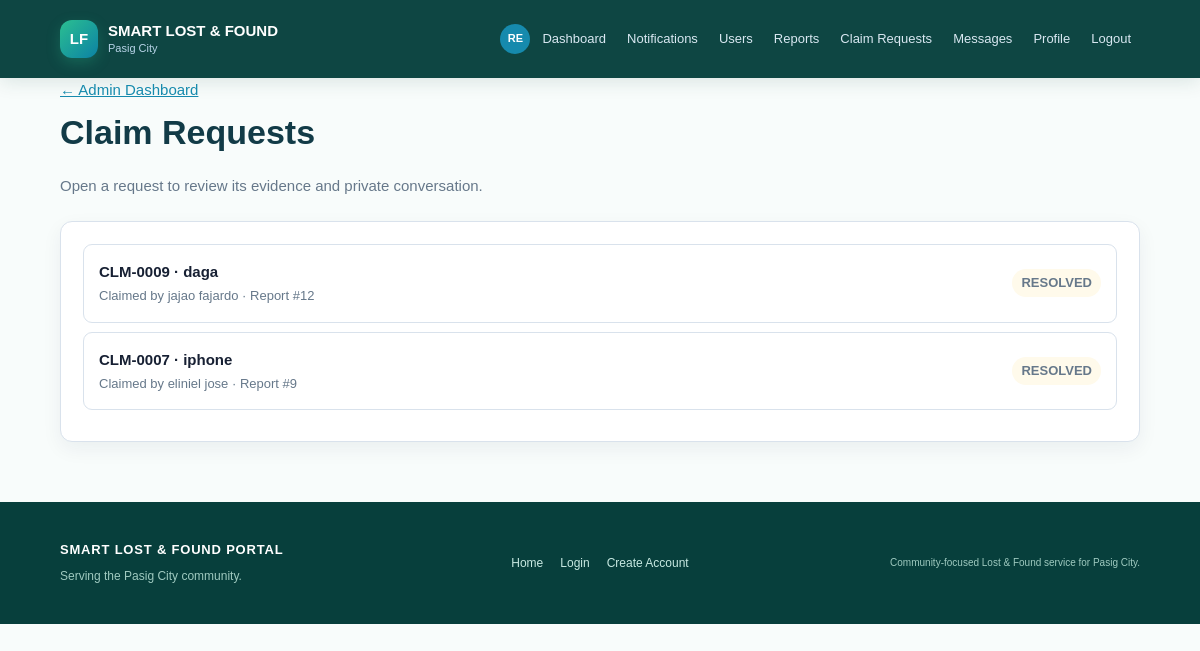
Screenshot of /admin/claims (signed in) with the database file from the repository.
### tables this page shows
CREATE TABLE claims (id INTEGER PRIMARY KEY AUTOINCREMENT, item_id INTEGER NOT NULL, claimant_id INTEGER NOT NULL, proof TEXT, status TEXT NOT NULL DEFAULT 'PENDING', admin_notes TEXT, created_at TEXT DEFAULT CURRENT_TIMESTAMP, reviewed_at TEXT, reason TEXT, proof_filename TEXT, id_filename TEXT, updated_at TEXT, release_barangay TEXT, release_location TEXT, release_instructions TEXT, required_documents TEXT, coordination_contact TEXT, FOREIGN KEY(item_id) REFERENCES items(id), FOREIGN KEY(claimant_id) REFERENCES users(id));

CREATE TABLE items (id INTEGER PRIMARY KEY AUTOINCREMENT, user_id INTEGER NOT NULL, item_type TEXT NOT NULL, item_name TEXT NOT NULL, category TEXT NOT NULL, location TEXT NOT NULL, item_date TEXT NOT NULL, item_time TEXT, color TEXT, description TEXT, status TEXT NOT NULL DEFAULT 'ACTIVE', created_at TEXT DEFAULT CURRENT_TIMESTAMP, additional_details TEXT, contact_info TEXT, image_filename TEXT, updated_at TEXT, specific_location TEXT, review_notes TEXT, FOREIGN KEY(user_id) REFERENCES users(id));

CREATE TABLE users (id INTEGER PRIMARY KEY AUTOINCREMENT, username TEXT UNIQUE NOT NULL, email TEXT UNIQUE NOT NULL, password_hash TEXT NOT NULL, role TEXT NOT NULL DEFAULT 'STUDENT', full_name TEXT, student_id TEXT, security_question TEXT, security_answer_hash TEXT, account_status TEXT DEFAULT 'ACTIVE', created_at TEXT, profile_picture TEXT, theme_preference TEXT DEFAULT 'light');

### main.py (the view)
@app.route("/admin/claims")
def admin_claims():
    if (blocked := admin_required()):
        return blocked
    conn = get_connection()
    claims = conn.execute(
        "SELECT claims.*,items.item_name,items.id AS report_id,users.full_name,users.email,users.profile_picture "
        "FROM claims JOIN items ON items.id=claims.item_id JOIN users ON users.id=claims.claimant_id ORDER BY claims.id DESC"
    ).fetchall()
    conn.close()
    return render_template("admin_claims.html", claims=claims)

### database.py (called while the page is built)
def get_connection():
    conn = sqlite3.connect(DB_NAME)
    conn.row_factory = sqlite3.Row
    conn.execute("PRAGMA foreign_keys = ON")
    return conn

### main.py (called while the page is built)
def is_admin(user=None):
    return bool(user and str(user["role"]).upper() == "ADMIN")

def current_user():
    user_id = session.get("user_id")
    if not user_id:
        return None
    conn = get_connection()
    user = conn.execute("SELECT * FROM users WHERE id=?", (user_id,)).fetchone()
    conn.close()
    return user

def user_required(message="Please log in to continue."):
    if not session.get("user_id"):
        flash(message, "info")
        return redirect(url_for("login", next=request.path))
    return None

def admin_required():
    blocked = user_required("Please log in as an administrator to continue.")
    if blocked:
        return blocked
    if not is_admin(current_user()):
        abort(403)
    return None

def avatar_url(user):
    filename = user["profile_picture"] if user and "profile_picture" in user.keys() else None
    return url_for("static", filename=f"uploads/avatars/{filename}") if filename else None

def initials(user):
    name = (user["full_name"] if user and "full_name" in user.keys() else "") or "User"
    parts = [part for part in name.split() if part]
    return "".join(part[0] for part in parts[:2]).upper() or "U"

def claim_code(claim_id):
    return f"CLM-{claim_id:04d}"

@app.context_processor
def template_context():
    user = current_user()
    unread = 0
    if user:
        conn = get_connection()
        unread = conn.execute("SELECT COUNT(*) FROM notifications WHERE user_id=? AND is_read=0", (user["id"],)).fetchone()[0]
        conn.close()
    return {
        "current_user": user,
        "categories": CATEGORIES,
        "barangays": BARANGAYS,
        "all_barangays": ALL_BARANGAYS,
        "public_item_image": public_item_image,
        "avatar_url": avatar_url,
        "initials": initials,
        "unread_notifications": unread,
        "claim_code": claim_code,
        "theme": (user["theme_preference"] if user and user["theme_preference"] in ("light", "dark", "system") else "light") if user else "light"
    }

### templates/admin_claims.html
{% extends "base.html" %}{% block title %}Claim Requests | Pasig City{% endblock %}{% block content %}<div class="page-head"><a href="{{ url_for('admin_dashboard') }}">&larr; Admin Dashboard</a><h1>Claim Requests</h1><p class="muted">Open a request to review its evidence and private conversation.</p></div><section class="panel"><div class="click-list">{% for claim in claims %}<a class="click-row" href="{{ url_for('admin_claim_detail',claim_id=claim['id']) }}"><div><b>{{ claim_code(claim['id']) }} &middot; {{ claim['item_name'] }}</b><span>Claimed by {{ claim['full_name'] or claim['email'] }} &middot; Report #{{ claim['report_id'] }}</span></div><span class="status status-pending">{{ claim['status']|title }}</span></a>{% else %}<div class="empty">No claim requests.</div>{% endfor %}</div></section>{% endblock %}

### static/style.css (style rules this page uses)
* { box-sizing:border-box }
body { margin:0;background:#f5f7fa;color:#172033;font:15px/1.55 Arial,Helvetica,sans-serif }
.home-note,.primary-action,.feature-card,.action-card,.panel,.item-card,.admin-row { background:#fff;border:1px solid #d9e2ec;border-radius:12px;box-shadow:0 7px 20px rgba(16,42,67,.06) }
.page-head { margin-bottom:24px }
.page-head h1 { margin:5px 0;font-size:34px }
.muted { color:#66788a }
.panel { padding:22px;margin-bottom:22px }
.badge,.status { display:inline-block;border-radius:999px;padding:4px 9px;font-size:11px;font-weight:800;text-transform:uppercase }
.status-pending,.status-pending-review { color:#b54708;background:#fffaeb }
.back-link,a { color:#168aad }
.click-list { display:flex;flex-direction:column }
.click-row { display:flex;align-items:center;justify-content:space-between;gap:18px;color:#172033;text-decoration:none;border:1px solid #d9e2ec;border-radius:9px;padding:15px;margin-bottom:9px }
.click-row div { display:flex;flex-direction:column;gap:3px }
.click-row span { color:#66788a;font-size:13px }

### static/home.css (style rules this page uses)
:root { --pasig-green: #087f5b; --pasig-green-dark: #075943; --pasig-blue: #087ea4; --pasig-ink: #123b47; --pasig-mist: #eef8f5; --pasig-line: #d8ebe5; }
body { background: #f8fcfb; color: var(--pasig-ink); }

### rows the page displays
claims: id "CLM-0009", item_name "daga", full_name "jajao fajardo", report_id "12", status "RESOLVED"
claims: id "CLM-0007", item_name "iphone", full_name "eliniel jose", report_id "9", status "RESOLVED"

### other values shown
{{ initials(current_user) }} "RE"
